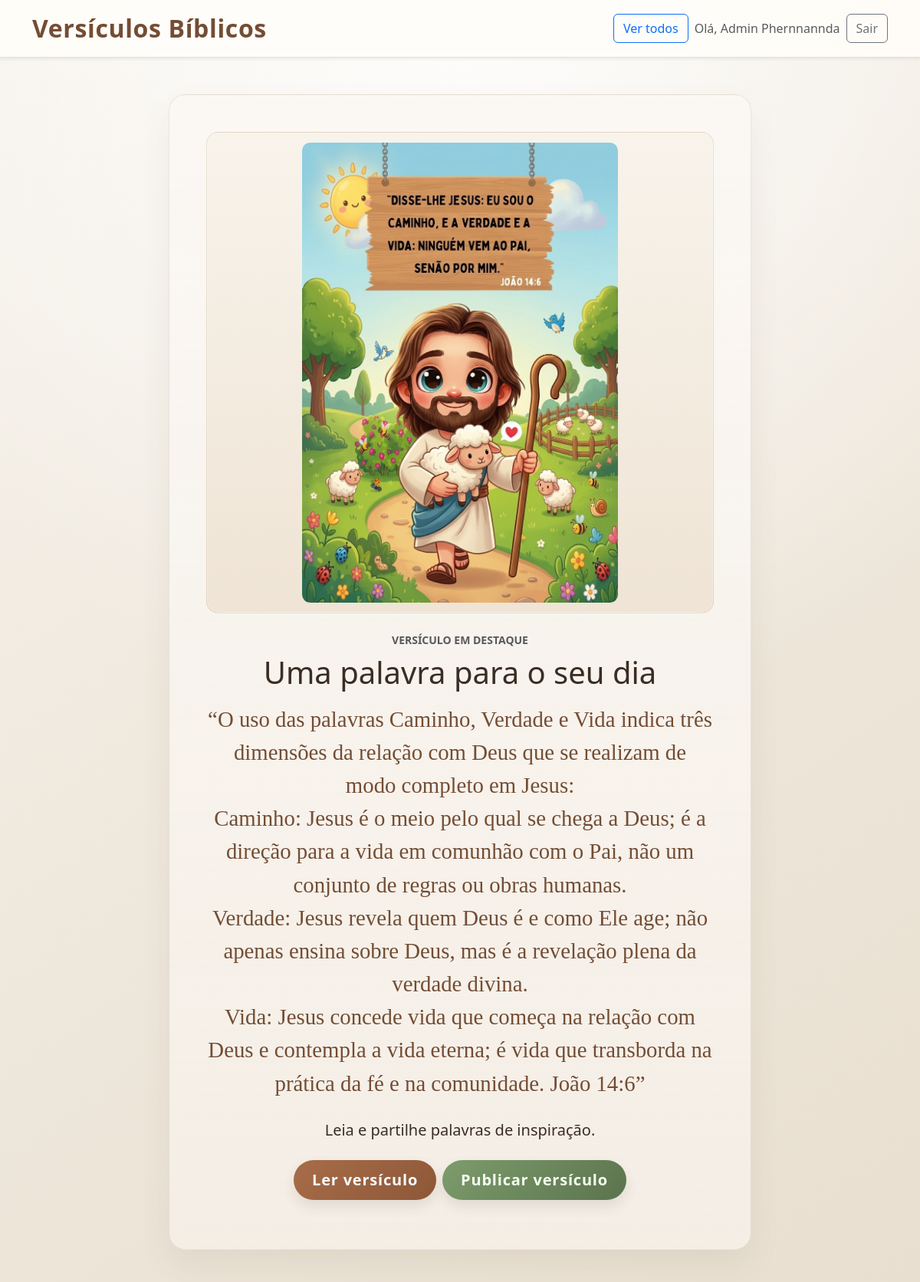
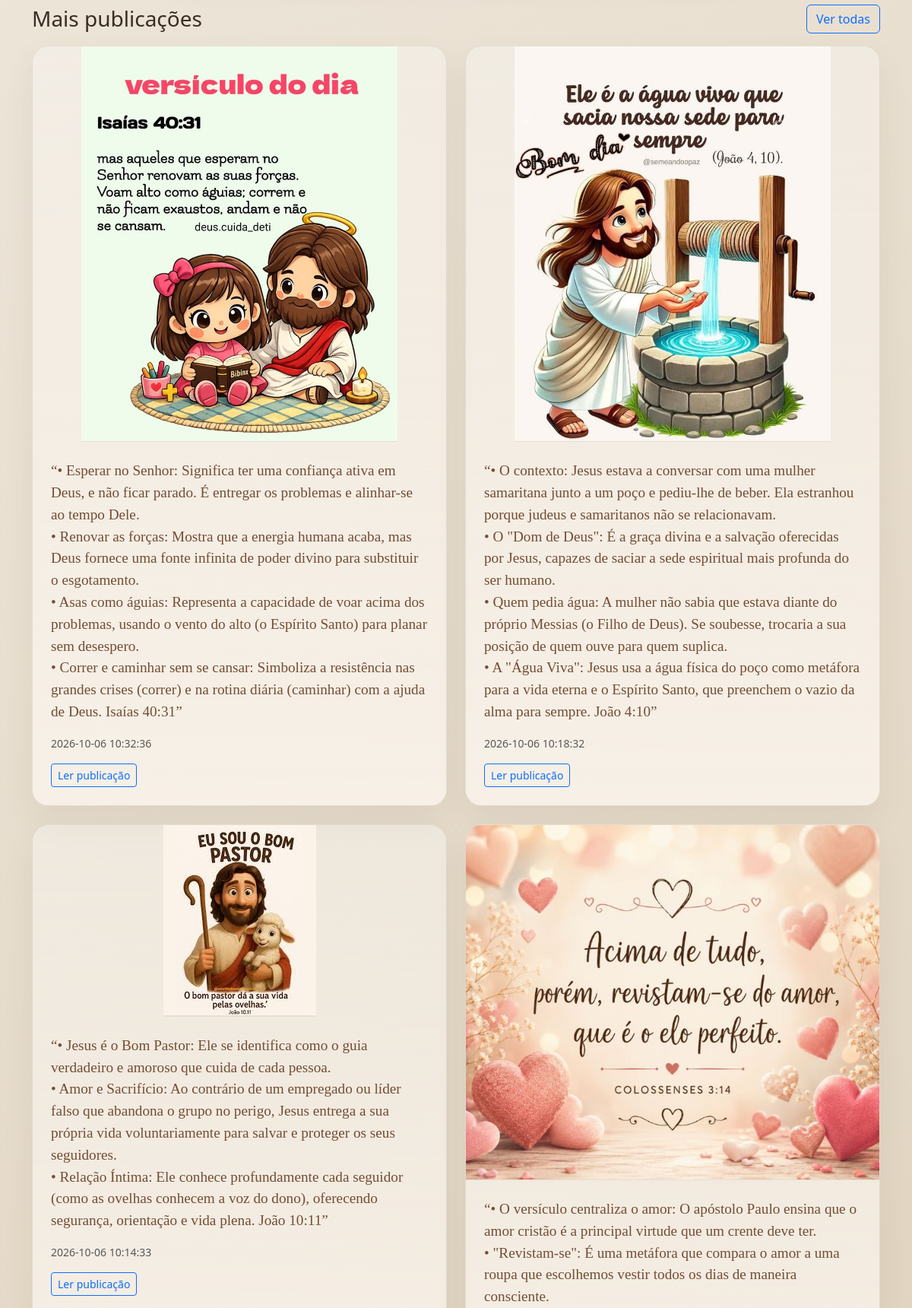
The page /index.php (signed in, upper part) on the database its author committed (2 pictures, top to bottom).
### tables this page shows
CREATE TABLE `versiculo` (
  `id` int(11) NOT NULL,
  `usuario_id` int(11) NOT NULL,
  `versiculo` text NOT NULL,
  `foto` varchar(2000) NOT NULL,
  `criado_em` timestamp NOT NULL DEFAULT current_timestamp(),
  `atualizado_em` timestamp NOT NULL DEFAULT current_timestamp() ON UPDATE current_timestamp()
);

### index.php (called while the page is built, shortened)
<?php
require_once __DIR__ . '/model/versiculo.php';
$pdo = require __DIR__ . '/config/database.php';
$controller = new VersiculoController(new Versiculo($pdo), new Usuario($pdo));
$pagina = $_GET['pagina'] ?? 'home';
$controller->handle(is_string($pagina) ? $pagina : 'home');

### model/versiculo.php (called while the page is built, shortened)
<?php
class Versiculo
{
    private PDO $pdo;
    public function __construct(PDO $pdo)
    {
        $this->pdo = $pdo;
    }
    public function maisRecentes(int $limite = 5): array
    {
        $stmt = $this->pdo->prepare(
            'SELECT id, usuario_id, versiculo, foto, criado_em, atualizado_em
             FROM versiculo
             ORDER BY criado_em DESC, id DESC
             LIMIT :limite'
        );
        $stmt->bindValue(':limite', max(1, $limite), PDO::PARAM_INT);
        $stmt->execute();
        return $stmt->fetchAll();
    }
}

### views/home.php (the view, shortened to what this page needs)
<?php
$versiculos = is_array($versiculos ?? null) ? $versiculos : [];
$destaque = $versiculos[0] ?? null;
$recentes = array_slice($versiculos, 1);
$usuarioAtual = is_array($usuarioAtual ?? null) ? $usuarioAtual : null;
?>
<!doctype html>
<html lang="pt">
<head>
    <link href="https://cdn.jsdelivr.net/npm/bootstrap@5.3.3/dist/css/bootstrap.min.css" rel="stylesheet">
    <link rel="stylesheet" href="css/style.css">
</head>
<body>
<nav class="navbar navbar-expand bg-white shadow-sm">
    <div class="container">
        <a class="navbar-brand" href="index.php">Versículos Bíblicos</a>
        <div class="d-flex align-items-center gap-2">
            <a class="btn btn-outline-primary" href="index.php?pagina=listar">Ver todos</a>
            <?php if ($usuarioAtual): ?>
                <span class="d-none d-md-inline text-muted">Olá, <?= htmlspecialchars($usuarioAtual['nome'], ENT_QUOTES | ENT_SUBSTITUTE, 'UTF-8') ?></span>
                <form method="post" action="index.php?pagina=sair" class="m-0">
                    <button class="btn btn-outline-secondary" type="submit">Sair</button>
                </form>
            <?php else: ?>
                <a class="btn btn-outline-primary" href="index.php?pagina=login">Entrar</a>
                <a class="btn btn-primary" href="index.php?pagina=cadastro">Criar conta</a>
            <?php endif; ?>
        </div>
    </div>
</nav>
<main class="container py-5">
    <?php if ($destaque): ?>
        <section class="home-card mx-auto text-center mb-5">
            <?php if (!empty($destaque['foto'])): ?>
                <div class="photo-frame mb-4">
                    <img src="foto/<?= htmlspecialchars(rawurlencode($destaque['foto']), ENT_QUOTES, 'UTF-8') ?>"
                         class="featured-photo" alt="Imagem do versículo em destaque">
                </div>
            <?php endif; ?>
            <p class="text-uppercase text-muted small fw-bold mb-2">Versículo em destaque</p>
            <h1 class="mb-3">Uma palavra para o seu dia</h1>
            <blockquote class="featured-verse mb-4">
                “<?= nl2br(htmlspecialchars($destaque['versiculo'], ENT_QUOTES | ENT_SUBSTITUTE, 'UTF-8')) ?>”
            </blockquote>
            <p class="lead mb-4">Leia e partilhe palavras de inspiração.</p>
            <div class="d-flex justify-content-center flex-wrap gap-2 mb-3">
                <a class="btn btn-ler btn-lg" href="index.php?pagina=detalhe&amp;id=<?= (int) $destaque['id'] ?>">Ler versículo</a>
                <a class="btn btn-adicionar btn-lg" href="index.php?pagina=inserir">Publicar versículo</a>
            </div>
        </section>
    <?php endif; ?>
    <?php if ($recentes): ?>
        <section aria-labelledby="publicacoes-recentes">
            <div class="d-flex justify-content-between align-items-center flex-wrap gap-2 mb-3">
                <h2 id="publicacoes-recentes" class="h3 mb-0">Mais publicações</h2>
                <a class="btn btn-outline-primary" href="index.php?pagina=listar">Ver todas</a>
            </div>
            <div class="row g-4">
                <?php foreach ($recentes as $item): ?>
                    <div class="col-12 col-md-6">
                        <article class="publication-card h-100">
                            <?php if (!empty($item['foto'])): ?>
                                <img src="foto/<?= htmlspecialchars(rawurlencode($item['foto']), ENT_QUOTES, 'UTF-8') ?>"
                                     class="publication-photo" alt="Imagem da publicação">
                            <?php endif; ?>
                            <div class="p-4">
                                <p class="publication-verse mb-3">
                                    “<?= nl2br(htmlspecialchars($item['versiculo'], ENT_QUOTES | ENT_SUBSTITUTE, 'UTF-8')) ?>”
                                </p>
                                <p class="text-muted small">
                                    <?= htmlspecialchars($item['criado_em'], ENT_QUOTES | ENT_SUBSTITUTE, 'UTF-8') ?>
                                </p>
                                <div class="d-flex flex-wrap gap-2">
                                    <a class="btn btn-sm btn-outline-primary"
                                       href="index.php?pagina=detalhe&amp;id=<?= (int) $item['id'] ?>">
                                        Ler publicação
                                    </a>
                                </div>
                            </div>
                        </article>
                    </div>
                <?php endforeach; ?>
            </div>
        </section>
    <?php endif; ?>
</main>
</body>
</html>

### css/style.css (style rules this page uses)
:root { --color-ink: #3a2d24; --color-accent: #a86e48; --color-accent-dark: #734d34; --color-soft: #f7f0e7; --color-card: #f9f5ef; --color-card-strong: #f0e4d4; --color-bg: #f4efe9; --color-bg-2: #e9dfcf; --color-highlight: #e7f0d8; --color-olive: #68795b; --color-olive-dark: #4d5f43; --color-sky: #dfeef6; }
body { min-height: 100vh; display: flex; flex-direction: column; color: var(--color-ink); background: radial-gradient(circle at top, rgba(255,255,255,0.9), transparent 25%), linear-gradient(145deg, #f6f2eb 0%, #ece4d7 38%, #e0d3bf 100%); font-family: "Segoe UI", Tahoma, Geneva, Verdana, sans-serif; }
main.container { flex: 1; padding-top: 2.2rem; padding-bottom: 3rem; }
.navbar { background-color: rgba(255, 253, 249, 0.96) !important; border-bottom: 1px solid rgba(112, 77, 53, 0.15); box-shadow: 0 2px 12px rgba(85, 65, 48, 0.06); }
.navbar-brand { color: var(--color-accent-dark); font-weight: 700; letter-spacing: 0.02em; font-size: 2rem; }
.home-card, .detail-card, .form-card, .verse-table-wrap, .publication-card { overflow: hidden; border: 1px solid rgba(117, 91, 66, 0.12); border-radius: 1.35rem; background: linear-gradient(180deg, rgba(255,255,255,0.4), rgba(255,255,255,0.12)), #f9f4ee; box-shadow: 0 1.2rem 2.5rem rgba(95, 77, 55, 0.08); }
.home-card { max-width: 760px; padding: clamp(1.5rem, 5vw, 3rem); background: linear-gradient(180deg, rgba(255,255,255,0.36), rgba(243,236,227,0.78)), #f9f4ee; }
.photo-frame { padding: 0.8rem; border: 1px solid rgba(127, 102, 72, 0.15); border-radius: 1rem; background: linear-gradient(180deg, #f8f3eb, #efe4d5); box-shadow: inset 0 0 0 1px rgba(255,255,255,0.35); }
.featured-photo { display: block; width: auto; max-width: 100%; height: auto; max-height: min(75vh, 720px); margin-inline: auto; border-radius: 0.65rem; object-fit: contain; }
.publication-card { overflow: hidden; background: linear-gradient(180deg, rgba(255,255,255,0.34), rgba(248,241,232,0.94)); }
.publication-photo { display: block; width: auto; max-width: 100%; height: auto; max-height: min(65vh, 600px); margin-inline: auto; object-fit: contain; border-bottom: 1px solid rgba(95, 70, 49, 0.08); }
.publication-verse { color: var(--color-accent-dark); font-family: Georgia, "Times New Roman", serif; font-size: 1.2rem; line-height: 1.5; }
.featured-verse { color: var(--color-accent-dark); font-family: Georgia, "Times New Roman", serif; font-size: clamp(1.35rem, 3vw, 1.8rem); line-height: 1.5; text-shadow: 0 1px 0 rgba(255,255,255,0.38); }
.btn-ler, .btn-adicionar { border: 0; border-radius: 999px; padding: 0.7rem 1.5rem; font-weight: 700; letter-spacing: 0.04em; box-shadow: 0 8px 16px rgba(92, 71, 50, 0.12); transition: transform 0.15s ease, box-shadow 0.15s ease; }
.btn-ler { color: #f5fbff; background: linear-gradient(135deg, #a86d4a, #8d5737); }
.btn-adicionar { color: #f5fff0; background: linear-gradient(135deg, #7d9c6d, #5b734d); }

### rows shown on the page
versiculo: foto (picture), versiculo "O uso das palavras Caminho, Verdade e Vida indica três dimensões da relação com Deus que se realizam de modo completo em Jesus: Caminho: Jesus é o meio pelo qual se chega a Deus; é a direção para a vida em comunhão com o Pai, não um conjunto de regras ou obras humanas. Verdade: Jesus revela quem Deus é e como Ele age; não apenas ensina sobre Deus, mas é a revelação plena da verdade divina. Vida: Jesus concede vida que começa na relação com Deus e contempla a vida eterna; é vida que transborda na prática da fé e na comunidade. João 14:6"
versiculo: foto (picture), versiculo "• Esperar no Senhor: Significa ter uma confiança ativa em Deus, e não ficar parado. É entregar os problemas e alinhar-se ao tempo Dele. • Renovar as forças: Mostra que a energia humana acaba, mas Deus fornece uma fonte infinita de poder divino para substituir o esgotamento. • Asas como águias: Representa a capacidade de voar acima dos problemas, usando o vento do alto (o Espírito Santo) para planar sem desespero. • Correr e caminhar sem se cansar: Simboliza a resistência nas grandes crises (correr) e na rotina diária (caminhar) com a ajuda de Deus. Isaías 40:31", criado_em "2026-10-06 10:32:36"
versiculo: foto (picture), versiculo "• O contexto: Jesus estava a conversar com uma mulher samaritana junto a um poço e pediu-lhe de beber. Ela estranhou porque judeus e samaritanos não se relacionavam. • O \"Dom de Deus\": É a graça divina e a salvação oferecidas por Jesus, capazes de saciar a sede espiritual mais profunda do ser humano. • Quem pedia água: A mulher não sabia que estava diante do próprio Messias (o Filho de Deus). Se soubesse, trocaria a sua posição de quem ouve para quem suplica. • A \"Água Viva\": Jesus usa a água física do poço como metáfora para a vida eterna e o Espírito Santo, que preenchem o vazio da alma para sempre. João 4:10", criado_em "2026-10-06 10:18:32"
versiculo: foto (picture), versiculo "• Jesus é o Bom Pastor: Ele se identifica como o guia verdadeiro e amoroso que cuida de cada pessoa. • Amor e Sacrifício: Ao contrário de um empregado ou líder falso que abandona o grupo no perigo, Jesus entrega a sua própria vida voluntariamente para salvar e proteger os seus seguidores. • Relação Íntima: Ele conhece profundamente cada seguidor (como as ovelhas conhecem a voz do dono), oferecendo segurança, orientação e vida plena. João 10:11", criado_em "2026-10-06 10:14:33"
versiculo: foto (picture), versiculo "• O versículo centraliza o amor: O apóstolo Paulo ensina que o amor cristão é a principal virtude que um crente deve ter. • \"Revistam-se\": É uma metáfora que compara o amor a uma roupa que escolhemos vestir todos os dias de maneira consciente."

### other values the page prints
$usuarioAtual['nome'] "Admin Phernnannda"
